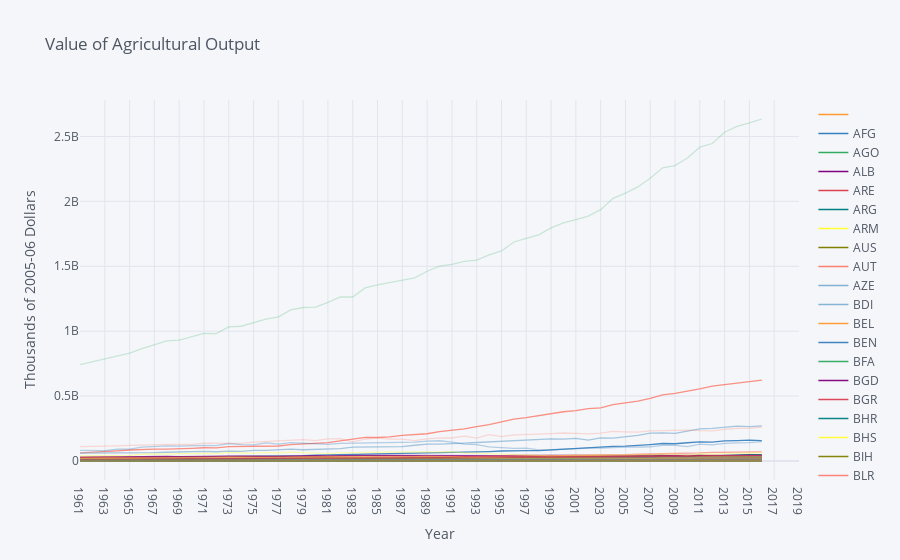

Source (notebook cell):
### Code cell
# Graph for all countries Ag. 
cf.go_offline()

df['Output'].unstack().T.iplot(title="Value of Agricultural Output",
                               yTitle='Thousands of 2005-06 Dollars',
                               xTitle='Year')

#double click THA for Thailand's data
